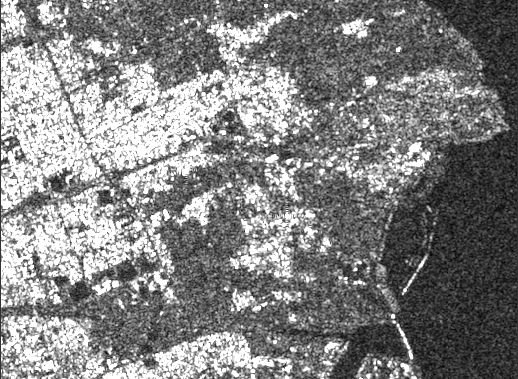
#> input picture Radio Wave Systems Engineering Focused on Information Acquisition/subset_2_of_subset_1_of_geotiff_band_1_konan_zoom.bmp, 518 x 379 px, found by its file name
$ jupyter execute --allow-errors Untitled.ipynb   (shell and % lines are left out)
#> lines starting #> are read from the running program, lines starting #| are printed output that depends on the picture; after the words box and inside, x2 and y2 are one past the last pixel; in counts of white or black regions, pixels touching at a corner belong together
# スペックル低減フィルタ
スペックル低減フィルタを作って実装してみる.

[cell 1]
import cv2
import matplotlib.pyplot as plt

sar_img = cv2.imread("S1A_IW_GRDH_1SDV_20211228T210006_20211228T210031_041214_04E5DC_258C.SAFE/subset_2_of_subset_1_of_geotiff_band_1_konan_zoom.bmp")
#> sar_img is the input picture: shape (379, 518, 3); min 0, max 255, mean 130.1

plt.imshow(sar_img)

[cell 2]
import cv2
import numpy as np
import matplotlib.pyplot as plt

# 画像の読み込み
#img = cv2.imread(sar_img, 0)

# ヒストグラムの取得
img_hist, img_bins = np.histogram(np.array(sar_img).flatten(), bins=np.arange(255))
#> img_hist = 254 values, max 7152 at index 51, min 0 at index 1, mean 2020.6; img_bins = 255 values from 0 to 254

# ヒストグラムの表示
plt.plot(img_hist)
plt.show()
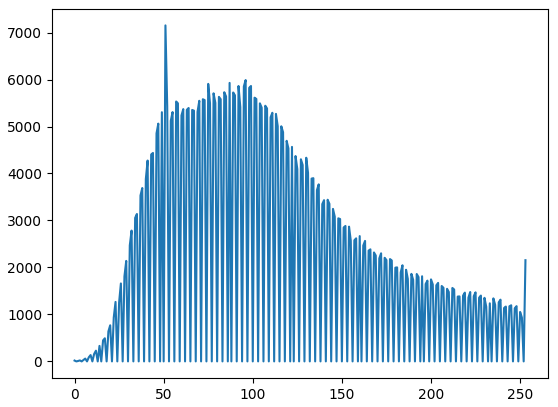
#> figure drawn by matplotlib, 1 panel; curve peaks at x = 51, y = 7152

[cell 3]
from PIL import Image
import numpy as np

img_array = Image.open("S1A_IW_GRDH_1SDV_20211228T210006_20211228T210031_041214_04E5DC_258C.SAFE/subset_2_of_subset_1_of_geotiff_band_1_konan_zoom.bmp")

# print(type(img_array))
# <class 'numpy.ndarray'>

print(img_array.size)
#| (518, 379)
# uint8

# print(img_array.shape)
# print(img_array.ndim)
# (225, 400, 3)

## 局所統計フィルタ

[cell 4]
import math

width, height = img_array.size
#> width = 518; height = 379
print("横",width,"縦",height)
#| 横 518 縦 379

win_size = 5
#sig = 1/math.sqrt(win_size)
#sig=0.7

img_output = img_array

r_tmp = np.full((win_size, win_size), 0).tolist()
g_tmp = np.full((win_size, win_size), 0).tolist()
b_tmp = np.full((win_size, win_size), 0).tolist()

print(r_tmp)

x = math.floor(win_size/2) + 1
y = math.floor(win_size/2) + 1

for y in range(height-math.floor(win_size/2)):
    #print("y:",y)
    y_tmp = y - math.floor(win_size/2)
    for x in range(width-math.floor(win_size/2)):
        #print(x)
        x_tmp = x - math.floor(win_size/2)

        r_sum = 0
        g_sum = 0
        b_sum = 0
        #a_sum = 0

        R_var_i_r = 0
        R_var_i_g = 0
        R_var_i_b = 0
        #R_var_i_a = 0

        for i in range(win_size):
            for i2 in range(win_size):
                r_tmp[i][i2], g_tmp[i][i2], b_tmp[i][i2] = img_array.getpixel((x_tmp+i, y_tmp+i2))
                r_sum += r_tmp[i][i2]
                g_sum += g_tmp[i][i2]
                b_sum += b_tmp[i][i2]

        pow_win_size = win_size**2
        r_avg = r_sum/pow_win_size
        g_avg = g_sum/pow_win_size
        b_avg = b_sum/pow_win_size

        for j in range(win_size):
            for j2 in range(win_size):
                R_var_i_r += (r_tmp[j][j2] - r_avg)**2
                R_var_i_g += (g_tmp[j][j2] - g_avg)**2
                R_var_i_b += (b_tmp[j][j2] - b_avg)**2
            #R_var_i_a += (a_tmp[j] - a_avg)**2

        R_var_i_r /= pow_win_size
        R_var_i_g /= pow_win_size
        R_var_i_b /= pow_win_size
        #R_var_i_a /= win_size

        try:
            sig_r = math.sqrt(R_var_i_r)/r_avg
        except ZeroDivisionError:
            sig_r = 0
        try:
            sig_g = math.sqrt(R_var_i_g)/g_avg
        except ZeroDivisionError:
            sig_g = 0
        try:
            sig_b = math.sqrt(R_var_i_b)/b_avg
        except ZeroDivisionError:
            sig_b = 0

        R_var_r = (R_var_i_r - r_avg**2 * sig_r**2)/(1 + sig_r**2)
        R_var_g = (R_var_i_g - g_avg**2 * sig_g**2)/(1 + sig_g**2)
        R_var_b = (R_var_i_b - b_avg**2 * sig_b**2)/(1 + sig_b**2)
        #R_var_a = (R_var_i_a - a_avg**2 * sig**2)


        try:
            r_wei = R_var_r/math.floor(r_avg**2 * sig_r**2 + (1 + sig_r**2)*R_var_r)
        except ZeroDivisionError:
            r_wei = 0

        try:
            g_wei = R_var_g/math.floor(g_avg**2 * sig_g**2 + (1 + sig_g**2)*R_var_g)
        except ZeroDivisionError:
            g_wei = 0

        try:
            b_wei = R_var_b/math.floor(b_avg**2 * sig_b**2 + (1 + sig_b**2)*R_var_b)
        except ZeroDivisionError:
            b_wei = 0

# [4 lines of commented-out code are left out]

        r_i, g_i, b_i = img_array.getpixel((x, y))
        R_r = r_avg + r_wei*(r_i - r_avg)
        R_g = g_avg + g_wei*(g_i - g_avg)
        R_b = b_avg + b_wei*(b_i - b_avg)
        #R_a = a_avg + a_wei*(a_i - a_avg)

        R_r = math.floor(R_r)
        R_g = math.floor(R_g)
        R_b = math.floor(R_b)
        #R_a = math.floor(R_a)

        img_output.putpixel((x, y), (R_r, R_g, R_b))
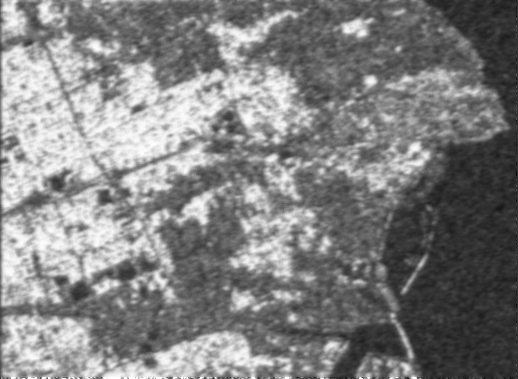
#> img_output: PIL image 518x379 RGB; min 8, max 255, mean 129.1
#> after the loop, b_tmp = [[53, 49, 45, 31, 43], [54, 51, 49, 52, 35], [54, 52, 43, 63, 51], [75, 49, 37, 58, 60], [51, 51, 51, 51, 51]]; g_tmp has the same summary as b_tmp; r_tmp has the same summary as b_tmp

# var_r = (var_i - avg_i**2*sig**2)/(1+sig**2)

# b = var_r / (avg_i*sig + (1 + sig**2)*var_r)

# r = avg_r + b*(i-avg_r)


print(img_output)
#| <PIL.BmpImagePlugin.BmpImageFile image mode=RGB size=518x379 at 0x7FB6D1F45210>

[cell 5]
plt.imshow(img_output)
print(img_output.size)
#| (518, 379)

[cell 6]
import cv2
import numpy as np
import matplotlib.pyplot as plt

# 画像の読み込み
#img = cv2.imread(sar_img, 0)

# ヒストグラムの取得
img_hist, img_bins = np.histogram(np.array(img_output).flatten(), bins=np.arange(255))
#> img_hist = 254 values, max 6264 at index 51, min 0 at index 0, mean 2317

# ヒストグラムの表示
plt.plot(img_hist)
plt.show()
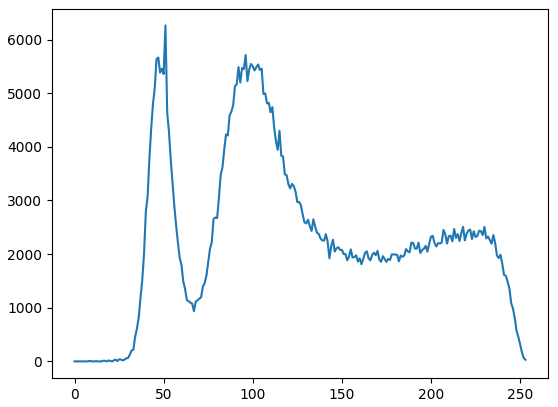
#> figure drawn by matplotlib, 1 panel; curve peaks at x = 51, y = 6264

___

## Hirosawaフィルタ

[cell 7]
from PIL import Image
import numpy as np

img_array = Image.open("S1A_IW_GRDH_1SDV_20211228T210006_20211228T210031_041214_04E5DC_258C.SAFE/subset_2_of_subset_1_of_geotiff_band_1_konan_zoom.bmp")

# print(type(img_array))
# <class 'numpy.ndarray'>

print(img_array.size)
#| (518, 379)
# uint8

# print(img_array.shape)
# print(img_array.ndim)
# (225, 400, 3)

[cell 8]
import math

width, height = img_array.size
print("横",width,"縦",height)
#| 横 518 縦 379

win_size = 5
#sig = 1/math.sqrt(win_size)
#sig=0.7
k = 0.45

img_output_hirosawa = img_array

# [11 lines of commented-out code are left out]

r_tmp = np.full((win_size, win_size), 0).tolist()
g_tmp = np.full((win_size, win_size), 0).tolist()
b_tmp = np.full((win_size, win_size), 0).tolist()

#a_tmp = [0]*win_size

x = math.floor(win_size/2) + 1
y = math.floor(win_size/2) + 1
print(r_tmp)

g = 0.5

for y in range(height-math.floor(win_size/2)):
    #print("y:",y)
    y_tmp = y - math.floor(win_size/2)
    for x in range(width-math.floor(win_size/2)):
        #print(x)
        x_tmp = x - math.floor(win_size/2)

        r_sum = 0
        g_sum = 0
        b_sum = 0
        #a_sum = 0

        R_var_i_r = 0
        R_var_i_g = 0
        R_var_i_b = 0

        for i in range(win_size):
            for i2 in range(win_size):
                r_tmp[i][i2], g_tmp[i][i2], b_tmp[i][i2] = img_array.getpixel((x_tmp+i, y_tmp+i2))
                r_sum += r_tmp[i][i2]
                g_sum += g_tmp[i][i2]
                b_sum += b_tmp[i][i2]

        pow_win_size = win_size**2
        r_avg = r_sum/pow_win_size
        g_avg = g_sum/pow_win_size
        b_avg = b_sum/pow_win_size

        for j in range(win_size):
            for j2 in range(win_size):
                R_var_i_r += (r_tmp[j][j2] - r_avg)**2
                R_var_i_g += (g_tmp[j][j2] - g_avg)**2
                R_var_i_b += (b_tmp[j][j2] - b_avg)**2
            #R_var_i_a += (a_tmp[j] - a_avg)**2

        R_var_i_r /= pow_win_size
        R_var_i_g /= pow_win_size
        R_var_i_b /= pow_win_size

        try:
            CoV_r = math.sqrt(R_var_i_r)/r_avg
        except ZeroDivisionError:
            CoV_r = 0
        try:
            CoV_g = math.sqrt(R_var_i_g)/g_avg
        except ZeroDivisionError:
            CoV_g = 0
        try:
            CoV_b = math.sqrt(R_var_i_b)/b_avg
        except ZeroDivisionError:
            CoV_b = 0

        r_i, g_i, b_i = img_array.getpixel((x, y))

# [9 lines of commented-out code are left out]
        if CoV_r <= k:
            R_r = r_avg + g*(r_i - r_avg)
        else:
            R_r = r_i

        if CoV_g <= k:
            R_g = g_avg + g*(g_i - g_avg)
        else:
            R_g = g_i

        if CoV_g <= k:
            R_b = b_avg + g*(b_i - b_avg)
        else:
            R_b = b_i

        R_r = math.floor(R_r)
        R_g = math.floor(R_g)
        R_b = math.floor(R_b)

        img_output_hirosawa.putpixel((x, y), (R_r, R_g, R_b))
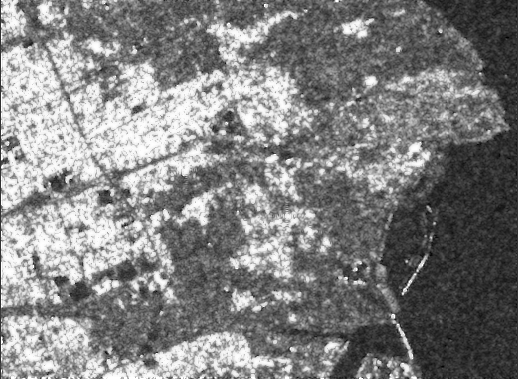
#> img_output_hirosawa: PIL image 518x379 RGB; min 0, max 255, mean 129.3
#> after the loop, b_tmp = [[48, 53, 39, 31, 43], [54, 64, 59, 52, 35], [64, 54, 43, 63, 51], [75, 49, 37, 58, 60], [51, 51, 51, 51, 51]]; g_tmp has the same summary as b_tmp; r_tmp has the same summary as b_tmp

print(img_output_hirosawa)
#| <PIL.BmpImagePlugin.BmpImageFile image mode=RGB size=518x379 at 0x7FB6D27D3BD0>

[cell 9]
plt.imshow(img_output_hirosawa)
print(img_output_hirosawa.size)
#| (518, 379)

[cell 10]
import cv2
import numpy as np
import matplotlib.pyplot as plt

# 画像の読み込み
#img = cv2.imread(sar_img, 0)

# ヒストグラムの取得
img_hist, img_bins = np.histogram(np.array(img_output_hirosawa).flatten(), bins=np.arange(255))
#> img_hist = 254 values, max 6021 at index 51, min 0 at index 1, mean 2314.5

# ヒストグラムの表示
plt.plot(img_hist)
plt.show()
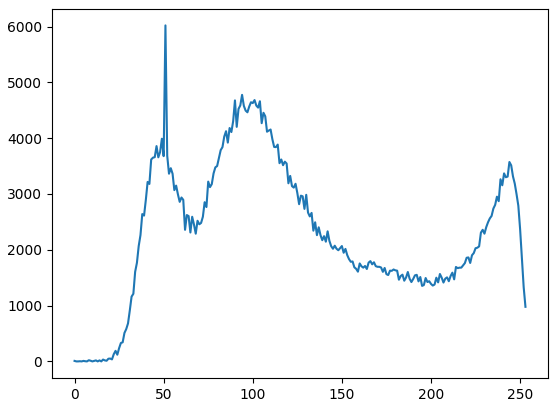
#> figure drawn by matplotlib, 1 panel; curve peaks at x = 51, y = 6021

---

[cell 11]
import ee

# Trigger the authentication flow.
ee.Authenticate()
#> (this line was passed over: ee is not available in this run)

# Initialize the library.
ee.Initialize()
#> (this line was passed over: ee is not available in this run)

[cell 12]
import matplotlib.pyplot as plt
import numpy as np
from scipy.stats import norm, gamma, f, chi2
import IPython.display as disp

---

[cell 13]
from geotiff import GeoTiff

#> (the rest of this cell did not finish here and is left out)

#> (a cell that did not finish here is left out)

---

[cell 15]
from scipy.ndimage.filters import uniform_filter
from scipy.ndimage.measurements import variance

def lee_filter(img, size):
    img_mean = uniform_filter(img, (size, size))
    img_sqr_mean = uniform_filter(img**2, (size, size))
    img_variance = img_sqr_mean - img_mean**2

    overall_variance = variance(img)

    img_weights = img_variance / (img_variance + overall_variance)
    img_output = img_mean + img_weights * (img - img_mean)
    return img_output

[cell 16]
from pylab import *
import numpy as np
nimg = np.random.normal(0.5, 0.1, (256,256))
nimg[:,:128] += 0.15
# nimg[:50,:50] += 0.25
# nimg[50:,50:] += 0.25
# nimg[:,50:] += 0.25
imshow(nimg, vmin=0, vmax=1)
#imshow(lee_filter(nimg, 20), vmin=0, vmax=1, cmap='gray')
cv2.imwrite('image2.bmp', nimg)
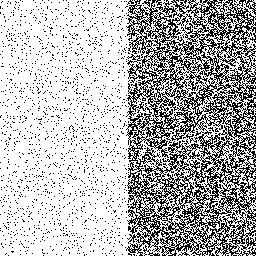
#> saved as image2.bmp: shape (256, 256); values 0 (black) and 1 (white), 71.7% white; black in thin lines or dots
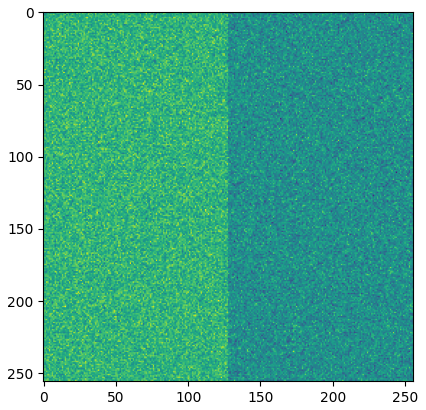
#> figure drawn by matplotlib, 1 panel

[cell 17]
from PIL import Image
import numpy as np

img_array1 = Image.open("image2.bmp")

print(img_array1.size)
#| (256, 256)
print(img_array1)
#| <PIL.BmpImagePlugin.BmpImageFile image mode=L size=256x256 at 0x7FB6C8902D10>

[cell 18]
import math

width, height = img_array1.size
#> width = 256; height = 256
print("横",width,"縦",height)
#| 横 256 縦 256

win_size = 5
#sig = 1/math.sqrt(1)
sig = 0.6
img_output = img_array1

add_width = win_size - 1
add_height = win_size - 1


# [11 lines of commented-out code are left out]

r_tmp = [0]*win_size
g_tmp = [0]*win_size
b_tmp = [0]*win_size
a_tmp = [0]*win_size

print(r_tmp)

#> (the rest of this cell did not finish here and is left out)

[cell 19]
import cv2
import numpy as np
import matplotlib.pyplot as plt

# 画像の読み込み
#img = cv2.imread(sar_img, 0)

# ヒストグラムの取得
nhist, nbins = np.histogram(np.array(nimg).flatten(), bins=np.arange(50))

# ヒストグラムの表示
plt.plot(nhist)
plt.show()
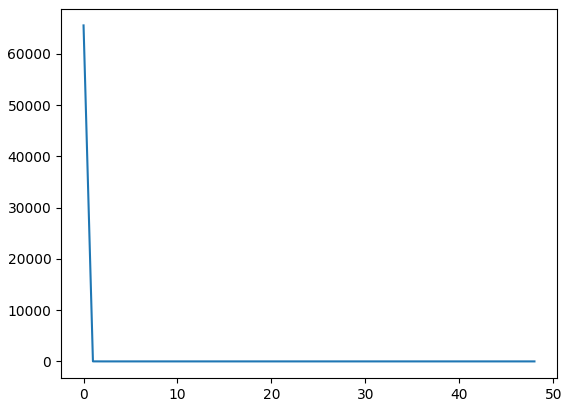
#> figure drawn by matplotlib, 1 panel; curve peaks at x = 0, y = 65530

[cell 20]
imshow(lee_filter(nimg, 20), vmin=0, vmax=1, cmap='gray')
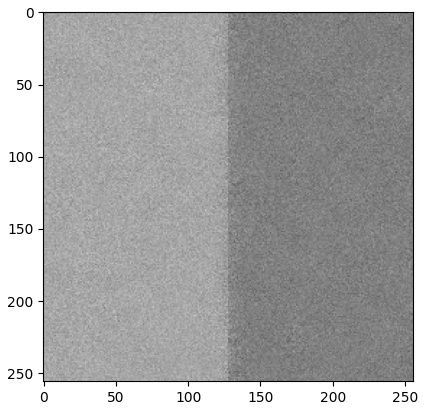
#> figure drawn by matplotlib, 1 panel

---

[cell 21]
import cv2
import numpy as np

#ブランク画像
height = 200
width = 100
bk_img = np.zeros((height, width, 3))

plt.imshow(bk_img)

[cell 22]
import cv2
import numpy as np

#ブランク画像
height = 200
width = 100
wt_img = np.zeros((height, width, 3))
wt_img += 255

plt.imshow(wt_img)

[cell 23]
img_comb = cv2.hconcat([bk_img, wt_img])

plt.imshow(img_comb)
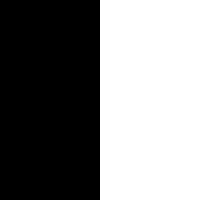
#> shown: shape (200, 200, 3) float64; values 0 (black) and 1 (white), 50% white; 1 white region, box (x1, y1, x2, y2) and area: (100, 0, 200, 200) 20000
